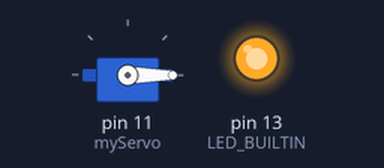
Bench run of a sketch on a simulated Arduino Uno, built with avr-gcc and run on an emulated ATmega328P. Shown: servo, output pins drawn as LEDs (lit = HIGH).

Above: at 0.05 s.
At 10.15 s:
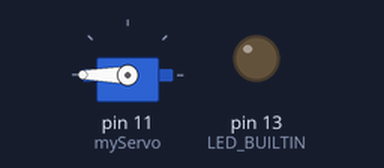
Timing chart, 0 to 13.3 s (numbered marks = the images above):
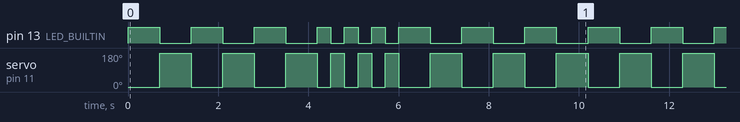

The sketch:

sosarduino.ino
```cpp
#include <Servo.h>

Servo myServo;

void setup() {
  // initialize digital pin LED_BUILTIN as an output.
  pinMode(LED_BUILTIN, OUTPUT);
  myServo.attach(11,1000,2000);
  myServo.write(90);

}

void blinkOnce(int time){
  digitalWrite(LED_BUILTIN, HIGH);
  myServo.write(0);
  delay(time);
  digitalWrite(LED_BUILTIN, LOW);
  myServo.write(180);
  delay(time);

}

void blinkSOS() {
  blinkOnce(700);
  blinkOnce(700);
  blinkOnce(700);
  blinkOnce(300);
  blinkOnce(300);
  blinkOnce(300);
  blinkOnce(700);
  blinkOnce(700);
  blinkOnce(700);
}

void loop() {
  blinkSOS();
}
```

Measured:
- by itself, servo on pin 11 (myServo): repeats every 10.2 s: 2 × (0° 0.70 s, 180° 0.70 s), 3 × (0° 0.30 s, 180° 0.30 s), 4 × (0° 0.70 s, 180° 0.70 s)
- by itself, pin 13 (LED_BUILTIN): repeats every 10.2 s: 2 × (LOW 0.70 s, HIGH 0.70 s), LOW 0.70 s, 3 × (HIGH 0.30 s, LOW 0.30 s), 3 × (HIGH 0.70 s, LOW 0.70 s), HIGH 0.70 s
